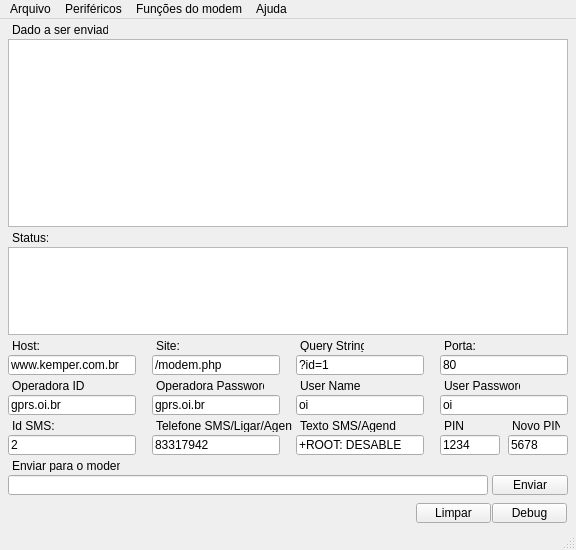
<?xml version="1.0" encoding="UTF-8"?>
<ui version="4.0">
 <class>MainWindow</class>
 <widget class="QMainWindow" name="MainWindow">
  <property name="geometry">
   <rect>
    <x>0</x>
    <y>0</y>
    <width>576</width>
    <height>550</height>
   </rect>
  </property>
  <property name="sizePolicy">
   <sizepolicy hsizetype="Fixed" vsizetype="Fixed">
    <horstretch>0</horstretch>
    <verstretch>0</verstretch>
   </sizepolicy>
  </property>
  <property name="minimumSize">
   <size>
    <width>576</width>
    <height>550</height>
   </size>
  </property>
  <property name="maximumSize">
   <size>
    <width>576</width>
    <height>550</height>
   </size>
  </property>
  <property name="windowTitle">
   <string>AtModem Class Test</string>
  </property>
  <widget class="QWidget" name="centralWidget">
   <widget class="QLabel" name="lbDadoEnviado">
    <property name="geometry">
     <rect>
      <x>12</x>
      <y>4</y>
      <width>96</width>
      <height>13</height>
     </rect>
    </property>
    <property name="text">
     <string>Dado a ser enviado:</string>
    </property>
   </widget>
   <widget class="QTextEdit" name="teSerialTx">
    <property name="geometry">
     <rect>
      <x>8</x>
      <y>20</y>
      <width>560</width>
      <height>188</height>
     </rect>
    </property>
    <property name="inputMethodHints">
     <set>Qt::ImhMultiLine|Qt::ImhUppercaseOnly</set>
    </property>
    <property name="textInteractionFlags">
     <set>Qt::TextSelectableByKeyboard|Qt::TextSelectableByMouse</set>
    </property>
   </widget>
   <widget class="QPushButton" name="pbSend">
    <property name="geometry">
     <rect>
      <x>492</x>
      <y>456</y>
      <width>76</width>
      <height>20</height>
     </rect>
    </property>
    <property name="text">
     <string>Enviar</string>
    </property>
   </widget>
   <widget class="QPushButton" name="btClear">
    <property name="geometry">
     <rect>
      <x>416</x>
      <y>484</y>
      <width>75</width>
      <height>20</height>
     </rect>
    </property>
    <property name="text">
     <string>Limpar</string>
    </property>
   </widget>
   <widget class="QLabel" name="lbStatus">
    <property name="geometry">
     <rect>
      <x>12</x>
      <y>212</y>
      <width>36</width>
      <height>13</height>
     </rect>
    </property>
    <property name="text">
     <string>Status:</string>
    </property>
   </widget>
   <widget class="QTextEdit" name="teStatus">
    <property name="geometry">
     <rect>
      <x>8</x>
      <y>228</y>
      <width>560</width>
      <height>88</height>
     </rect>
    </property>
   </widget>
   <widget class="QPushButton" name="pbDebug">
    <property name="geometry">
     <rect>
      <x>492</x>
      <y>484</y>
      <width>75</width>
      <height>20</height>
     </rect>
    </property>
    <property name="text">
     <string>Debug</string>
    </property>
   </widget>
   <widget class="QLineEdit" name="leUrl">
    <property name="geometry">
     <rect>
      <x>8</x>
      <y>336</y>
      <width>128</width>
      <height>20</height>
     </rect>
    </property>
    <property name="text">
     <string>www.kemper.com.br</string>
    </property>
   </widget>
   <widget class="QLabel" name="lbHost">
    <property name="geometry">
     <rect>
      <x>12</x>
      <y>320</y>
      <width>28</width>
      <height>13</height>
     </rect>
    </property>
    <property name="text">
     <string>Host:</string>
    </property>
   </widget>
   <widget class="QLabel" name="lbPort">
    <property name="geometry">
     <rect>
      <x>444</x>
      <y>320</y>
      <width>32</width>
      <height>13</height>
     </rect>
    </property>
    <property name="text">
     <string>Porta:</string>
    </property>
   </widget>
   <widget class="QLineEdit" name="lePorta">
    <property name="geometry">
     <rect>
      <x>440</x>
      <y>336</y>
      <width>128</width>
      <height>20</height>
     </rect>
    </property>
    <property name="text">
     <string>80</string>
    </property>
   </widget>
   <widget class="QLabel" name="lbQueryString">
    <property name="geometry">
     <rect>
      <x>300</x>
      <y>320</y>
      <width>64</width>
      <height>13</height>
     </rect>
    </property>
    <property name="text">
     <string>Query String:</string>
    </property>
   </widget>
   <widget class="QLineEdit" name="leQueryString">
    <property name="geometry">
     <rect>
      <x>296</x>
      <y>336</y>
      <width>128</width>
      <height>20</height>
     </rect>
    </property>
    <property name="text">
     <string>?id=1</string>
    </property>
   </widget>
   <widget class="QLabel" name="lbOperadoraId">
    <property name="geometry">
     <rect>
      <x>12</x>
      <y>360</y>
      <width>72</width>
      <height>13</height>
     </rect>
    </property>
    <property name="text">
     <string>Operadora ID:</string>
    </property>
   </widget>
   <widget class="QLabel" name="lbOperadoraPassword">
    <property name="geometry">
     <rect>
      <x>156</x>
      <y>360</y>
      <width>108</width>
      <height>13</height>
     </rect>
    </property>
    <property name="text">
     <string>Operadora Password:</string>
    </property>
   </widget>
   <widget class="QLabel" name="UserName">
    <property name="geometry">
     <rect>
      <x>300</x>
      <y>360</y>
      <width>60</width>
      <height>13</height>
     </rect>
    </property>
    <property name="text">
     <string>User Name:</string>
    </property>
   </widget>
   <widget class="QLabel" name="lbUserPassword">
    <property name="geometry">
     <rect>
      <x>444</x>
      <y>360</y>
      <width>76</width>
      <height>13</height>
     </rect>
    </property>
    <property name="text">
     <string>User Password:</string>
    </property>
   </widget>
   <widget class="QLineEdit" name="leOperadoraId">
    <property name="geometry">
     <rect>
      <x>8</x>
      <y>376</y>
      <width>128</width>
      <height>20</height>
     </rect>
    </property>
    <property name="text">
     <string>gprs.oi.br</string>
    </property>
   </widget>
   <widget class="QLineEdit" name="leOperadoraPassword">
    <property name="geometry">
     <rect>
      <x>152</x>
      <y>376</y>
      <width>128</width>
      <height>20</height>
     </rect>
    </property>
    <property name="text">
     <string>gprs.oi.br</string>
    </property>
   </widget>
   <widget class="QLineEdit" name="leUserName">
    <property name="geometry">
     <rect>
      <x>296</x>
      <y>376</y>
      <width>128</width>
      <height>20</height>
     </rect>
    </property>
    <property name="text">
     <string>oi</string>
    </property>
   </widget>
   <widget class="QLineEdit" name="leUserPassword">
    <property name="geometry">
     <rect>
      <x>440</x>
      <y>376</y>
      <width>128</width>
      <height>20</height>
     </rect>
    </property>
    <property name="text">
     <string>oi</string>
    </property>
   </widget>
   <widget class="QLabel" name="lbSmsId">
    <property name="geometry">
     <rect>
      <x>12</x>
      <y>400</y>
      <width>48</width>
      <height>13</height>
     </rect>
    </property>
    <property name="text">
     <string>Id SMS:</string>
    </property>
   </widget>
   <widget class="QLabel" name="lbSmsTexto">
    <property name="geometry">
     <rect>
      <x>300</x>
      <y>400</y>
      <width>96</width>
      <height>13</height>
     </rect>
    </property>
    <property name="text">
     <string>Texto SMS/Agenda:</string>
    </property>
   </widget>
   <widget class="QLineEdit" name="leSmsId">
    <property name="geometry">
     <rect>
      <x>8</x>
      <y>416</y>
      <width>128</width>
      <height>20</height>
     </rect>
    </property>
    <property name="text">
     <string>2</string>
    </property>
   </widget>
   <widget class="QLineEdit" name="leSmsTexto">
    <property name="geometry">
     <rect>
      <x>296</x>
      <y>416</y>
      <width>128</width>
      <height>20</height>
     </rect>
    </property>
    <property name="text">
     <string>+ROOT: DESABLE</string>
    </property>
   </widget>
   <widget class="QLineEdit" name="leSmsTelefone">
    <property name="geometry">
     <rect>
      <x>152</x>
      <y>416</y>
      <width>128</width>
      <height>20</height>
     </rect>
    </property>
    <property name="text">
     <string>83317942</string>
    </property>
   </widget>
   <widget class="QLabel" name="lbSmsTelefone">
    <property name="geometry">
     <rect>
      <x>156</x>
      <y>400</y>
      <width>136</width>
      <height>13</height>
     </rect>
    </property>
    <property name="text">
     <string>Telefone SMS/Ligar/Agenda:</string>
    </property>
   </widget>
   <widget class="QLabel" name="lbHost_2">
    <property name="geometry">
     <rect>
      <x>156</x>
      <y>320</y>
      <width>28</width>
      <height>13</height>
     </rect>
    </property>
    <property name="text">
     <string>Site:</string>
    </property>
   </widget>
   <widget class="QLineEdit" name="leSite">
    <property name="geometry">
     <rect>
      <x>152</x>
      <y>336</y>
      <width>128</width>
      <height>20</height>
     </rect>
    </property>
    <property name="text">
     <string>/modem.php</string>
    </property>
   </widget>
   <widget class="QLineEdit" name="lePin">
    <property name="geometry">
     <rect>
      <x>440</x>
      <y>416</y>
      <width>60</width>
      <height>20</height>
     </rect>
    </property>
    <property name="text">
     <string>1234</string>
    </property>
   </widget>
   <widget class="QLabel" name="lbPin">
    <property name="geometry">
     <rect>
      <x>444</x>
      <y>400</y>
      <width>20</width>
      <height>13</height>
     </rect>
    </property>
    <property name="text">
     <string>PIN:</string>
    </property>
   </widget>
   <widget class="QLabel" name="lbSmsId_2">
    <property name="geometry">
     <rect>
      <x>12</x>
      <y>440</y>
      <width>108</width>
      <height>13</height>
     </rect>
    </property>
    <property name="text">
     <string>Enviar para o modem:</string>
    </property>
   </widget>
   <widget class="QLineEdit" name="leSend">
    <property name="geometry">
     <rect>
      <x>8</x>
      <y>456</y>
      <width>480</width>
      <height>20</height>
     </rect>
    </property>
    <property name="text">
     <string/>
    </property>
   </widget>
   <widget class="QLineEdit" name="lePinNew">
    <property name="geometry">
     <rect>
      <x>508</x>
      <y>416</y>
      <width>60</width>
      <height>20</height>
     </rect>
    </property>
    <property name="text">
     <string>5678</string>
    </property>
   </widget>
   <widget class="QLabel" name="lbPinNew">
    <property name="geometry">
     <rect>
      <x>512</x>
      <y>400</y>
      <width>48</width>
      <height>13</height>
     </rect>
    </property>
    <property name="text">
     <string>Novo PIN:</string>
    </property>
   </widget>
  </widget>
  <widget class="QMenuBar" name="menuBar">
   <property name="geometry">
    <rect>
     <x>0</x>
     <y>0</y>
     <width>576</width>
     <height>21</height>
    </rect>
   </property>
   <widget class="QMenu" name="menuArquivo">
    <property name="title">
     <string>Arquivo</string>
    </property>
    <addaction name="actionSair"/>
   </widget>
   <widget class="QMenu" name="menuSerial">
    <property name="title">
     <string>Periféricos</string>
    </property>
    <addaction name="actionSerial"/>
   </widget>
   <widget class="QMenu" name="menuAjuda">
    <property name="title">
     <string>Ajuda</string>
    </property>
    <addaction name="actionSobre"/>
   </widget>
   <widget class="QMenu" name="menuComandos">
    <property name="title">
     <string>Funções do modem</string>
    </property>
    <widget class="QMenu" name="menuChip_SIM">
     <property name="title">
      <string>Chip SIM</string>
     </property>
     <addaction name="actionGet_SIM_Status"/>
     <addaction name="actionEnter_PIN"/>
     <addaction name="actionChange_PIN"/>
     <addaction name="actionLock"/>
     <addaction name="actionPIN_Unlock"/>
    </widget>
    <widget class="QMenu" name="menuInternet">
     <property name="title">
      <string>Internet</string>
     </property>
     <addaction name="actionUse_GET_method_to_connect_a_host"/>
     <addaction name="actionGet_GEO_data_GPS_Less"/>
     <addaction name="actionDisconnect"/>
    </widget>
    <widget class="QMenu" name="menuSMS">
     <property name="title">
      <string>SMS</string>
     </property>
     <addaction name="actionSend"/>
     <addaction name="actionRead_by_id"/>
     <addaction name="actionRead_and_delete_by_id"/>
     <addaction name="actionRead_by_status_ALL"/>
     <addaction name="actionRead_by_status_REC_READ"/>
     <addaction name="actionRead_by_status_REC_UNREAD"/>
     <addaction name="actionRead_by_status_STO_SEND"/>
     <addaction name="actionRead_by_status_STO_UNSENT"/>
     <addaction name="actionDelete_by_id"/>
     <addaction name="actionDelete_by_status_DEL_READ"/>
     <addaction name="actionDelete_by_status_DEL_UNREAD"/>
     <addaction name="actionDelete_by_status_DEL_SENT"/>
     <addaction name="actionDelete_by_status_DEL_UNSENT"/>
     <addaction name="actionDelete_by_status_DEL_INBOX"/>
     <addaction name="actionDelete_by_status_DEL_ALL"/>
    </widget>
    <widget class="QMenu" name="menuGeneric_commands">
     <property name="title">
      <string>Comandos genéricos</string>
     </property>
     <addaction name="actionEcho_ON"/>
     <addaction name="actionEcho_OFF"/>
     <addaction name="actionPower_OFF"/>
     <addaction name="actionGet_signal_quality"/>
    </widget>
    <widget class="QMenu" name="menuCall">
     <property name="title">
      <string>Ligação</string>
     </property>
     <addaction name="actionGet_Number"/>
     <addaction name="actionCall_Number"/>
     <addaction name="actionHang_Up"/>
     <addaction name="actionAnswering"/>
    </widget>
    <widget class="QMenu" name="menuRTC">
     <property name="title">
      <string>RTC</string>
     </property>
     <addaction name="actionRead"/>
     <addaction name="actionSet"/>
    </widget>
    <widget class="QMenu" name="menuPhone_Book">
     <property name="title">
      <string>Agenda</string>
     </property>
     <addaction name="actionAgenda_Adicionar"/>
     <addaction name="actionAgenda_Adicionar_com_Id"/>
     <addaction name="actionAgenda_Apagar_com_Id"/>
     <addaction name="actionAgenda_Procurar"/>
    </widget>
    <addaction name="menuChip_SIM"/>
    <addaction name="menuCall"/>
    <addaction name="menuInternet"/>
    <addaction name="menuSMS"/>
    <addaction name="menuRTC"/>
    <addaction name="menuGeneric_commands"/>
    <addaction name="menuPhone_Book"/>
   </widget>
   <addaction name="menuArquivo"/>
   <addaction name="menuSerial"/>
   <addaction name="menuComandos"/>
   <addaction name="menuAjuda"/>
  </widget>
  <widget class="QStatusBar" name="statusBar"/>
  <action name="actionSair">
   <property name="icon">
    <iconset resource="icons.qrc">
     <normaloff>:/icons/icons/appbar.stop.png</normaloff>:/icons/icons/appbar.stop.png</iconset>
   </property>
   <property name="text">
    <string>Sair</string>
   </property>
  </action>
  <action name="actionSerial">
   <property name="icon">
    <iconset resource="icons.qrc">
     <normaloff>:/icons/icons/appbar.connect.png</normaloff>:/icons/icons/appbar.connect.png</iconset>
   </property>
   <property name="text">
    <string>Serial</string>
   </property>
  </action>
  <action name="actionSobre">
   <property name="icon">
    <iconset resource="icons.qrc">
     <normaloff>:/icons/icons/appbar.cursor.information.png</normaloff>:/icons/icons/appbar.cursor.information.png</iconset>
   </property>
   <property name="text">
    <string>Sobre</string>
   </property>
  </action>
  <action name="actionGet_SIM_Status">
   <property name="text">
    <string>SIM - Ler Status</string>
   </property>
  </action>
  <action name="actionEnter_PIN">
   <property name="text">
    <string>SIM - Enviar PIN</string>
   </property>
  </action>
  <action name="actionChange_PIN">
   <property name="text">
    <string>SIM - Trocar PIN</string>
   </property>
  </action>
  <action name="actionLock">
   <property name="text">
    <string>SIM - Ativar senha PIN</string>
   </property>
  </action>
  <action name="actionPIN_Unlock">
   <property name="text">
    <string>SIM - Desativar senha PIN</string>
   </property>
  </action>
  <action name="actionUse_GET_method_to_connect_a_host">
   <property name="text">
    <string>Internet - Enviar dados via GET</string>
   </property>
  </action>
  <action name="actionDisconnect">
   <property name="text">
    <string>Internet - Desconectar</string>
   </property>
  </action>
  <action name="actionSend">
   <property name="text">
    <string>SMS - Enviar</string>
   </property>
  </action>
  <action name="actionRead_by_id">
   <property name="text">
    <string>SMS - Ler por Id</string>
   </property>
   <property name="shortcut">
    <string>Ctrl+Shift+R</string>
   </property>
  </action>
  <action name="actionDelete_by_id">
   <property name="text">
    <string>SMS - Apagar por Id</string>
   </property>
  </action>
  <action name="actionRead_and_delete_by_id">
   <property name="text">
    <string>SMS - Ler e apagar por Id</string>
   </property>
  </action>
  <action name="actionEcho_ON">
   <property name="text">
    <string>Echo - Ligar</string>
   </property>
  </action>
  <action name="actionEcho_OFF">
   <property name="text">
    <string>Echo - Desligar</string>
   </property>
  </action>
  <action name="actionPower_OFF">
   <property name="text">
    <string>Power - Desligar</string>
   </property>
  </action>
  <action name="actionGet_signal_quality">
   <property name="text">
    <string>Sinal - Medir</string>
   </property>
  </action>
  <action name="actionDelete_by_status_DEL_READ">
   <property name="text">
    <string>SMS - Apagar por status: DEL READ</string>
   </property>
  </action>
  <action name="actionDelete_by_status_DEL_UNREAD">
   <property name="text">
    <string>SMS - Apagar por status: DEL UNREAD</string>
   </property>
  </action>
  <action name="actionDelete_by_status_DEL_SENT">
   <property name="text">
    <string>SMS - Apagar por status: DEL SENT</string>
   </property>
  </action>
  <action name="actionDelete_by_status_DEL_UNSENT">
   <property name="text">
    <string>SMS - Apagar por status: DEL UNSENT</string>
   </property>
  </action>
  <action name="actionDelete_by_status_DEL_INBOX">
   <property name="text">
    <string>SMS - Apagar por status: DEL INBOX</string>
   </property>
  </action>
  <action name="actionDelete_by_status_DEL_ALL">
   <property name="text">
    <string>SMS - Apagar por status: DEL ALL</string>
   </property>
  </action>
  <action name="actionRead_by_status_ALL">
   <property name="text">
    <string>SMS - Ler por status: ALL</string>
   </property>
  </action>
  <action name="actionRead_by_status_REC_READ">
   <property name="text">
    <string>SMS - Ler por status: REC READ</string>
   </property>
  </action>
  <action name="actionRead_by_status_REC_UNREAD">
   <property name="text">
    <string>SMS - Ler por status: REC UNREAD</string>
   </property>
  </action>
  <action name="actionRead_by_status_STO_SEND">
   <property name="text">
    <string>SMS - Ler por status: STO SENT</string>
   </property>
  </action>
  <action name="actionRead_by_status_STO_UNSENT">
   <property name="text">
    <string>SMS - Ler por status: STO UNSENT</string>
   </property>
  </action>
  <action name="actionGet_Number">
   <property name="text">
    <string>Ligação - Número do chamador</string>
   </property>
  </action>
  <action name="actionCall_Number">
   <property name="text">
    <string>Licação - Ligar</string>
   </property>
  </action>
  <action name="actionHang_Up">
   <property name="text">
    <string>Ligação - Desligar</string>
   </property>
  </action>
  <action name="actionAnswering">
   <property name="text">
    <string>Ligação - Atender</string>
   </property>
  </action>
  <action name="actionRead">
   <property name="text">
    <string>Read RTC</string>
   </property>
  </action>
  <action name="actionSet">
   <property name="text">
    <string>Set RTC</string>
   </property>
  </action>
  <action name="actionGet_GEO_data_GPS_Less">
   <property name="text">
    <string>Internet - Localizar modem ( SEM GPS )</string>
   </property>
  </action>
  <action name="actionAgenda_Adicionar">
   <property name="text">
    <string>Agenda - Adicionar</string>
   </property>
  </action>
  <action name="actionAgenda_Adicionar_com_Id">
   <property name="text">
    <string>Agenda - Adicionar com Id</string>
   </property>
  </action>
  <action name="actionAgenda_Apagar_com_Id">
   <property name="text">
    <string>Agenda - Apagar com Id</string>
   </property>
  </action>
  <action name="actionAgenda_Procurar">
   <property name="text">
    <string>Agenda - Procurar</string>
   </property>
  </action>
 </widget>
 <layoutdefault spacing="6" margin="11"/>
 <resources>
  <include location="icons.qrc"/>
 </resources>
 <connections/>
</ui>
